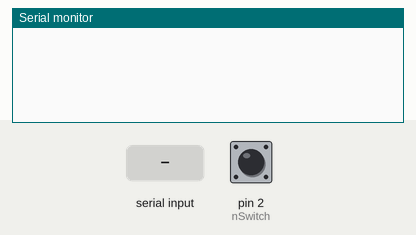
A sketch run on a simulated Arduino Mega 2560, built with avr-gcc and run on an emulated ATmega2560. Parts: the last lines printed to the serial monitor. The inputs (shaded band) are chosen by the test bench; at power-on: pin 2 (nSwitch) LOW.

Above: at 1.2 s.
1.3 s: pin 2 (nSwitch) pulled HIGH for 0.15 s
At 2.1 s:
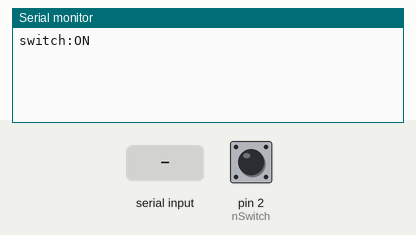
2.9 s: "1" received over the second serial link
At 4.6 s:
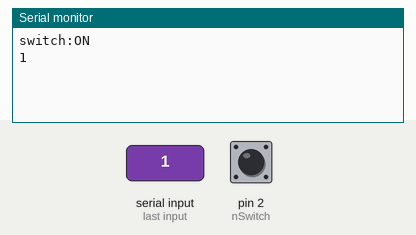
4.9 s: "0" received over the second serial link
At 6.3 s:
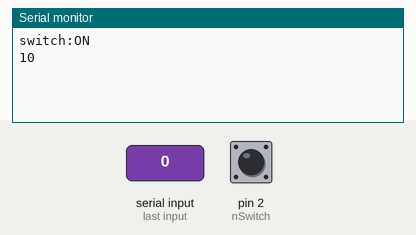

Measured:
- after the input at 1.3 s, the serial monitor: prints a new line after 0.15 s (image 1)
- after the input at 2.9 s, the serial monitor: prints a new line after 0.55 s (image 2)
- after the input at 4.9 s, the serial monitor: prints a new line after 0.55 s (image 3)

The sketch:

due_serial_com.ino
```cpp
// setting the pin number, for switch
const int nSwitch = 2;

// settomg the flag value
int nFlag = 0;

// initialization
void setup()
{
  // put your setup code here, to run once:
  Serial.begin(115200);
  Serial1.begin(115200);
  Serial2.begin(115200);

  // pin: switch
  pinMode(nSwitch, INPUT);
}

// recursive loop
void loop()
{
  // generating the switch value
  long switchVal = pulseIn(nSwitch, HIGH);
  if (switchVal > 0)
    nFlag = 1;
  else
    nFlag = 0;

  // writing the trigger variable to serial2 port
  switch(nFlag)
  {
    case 1:
    {
      Serial.println("switch:ON");
      char chYes = 'y';
      Serial2.write(chYes);
      break;
    }
    default:
    {
      char chNo = 'n';
      Serial2.write(chNo);
      break;
    }
  }

  // reading the string variable from serial1 port
  if ((Serial1.available()))
    Serial.write(Serial1.read());
}
```
